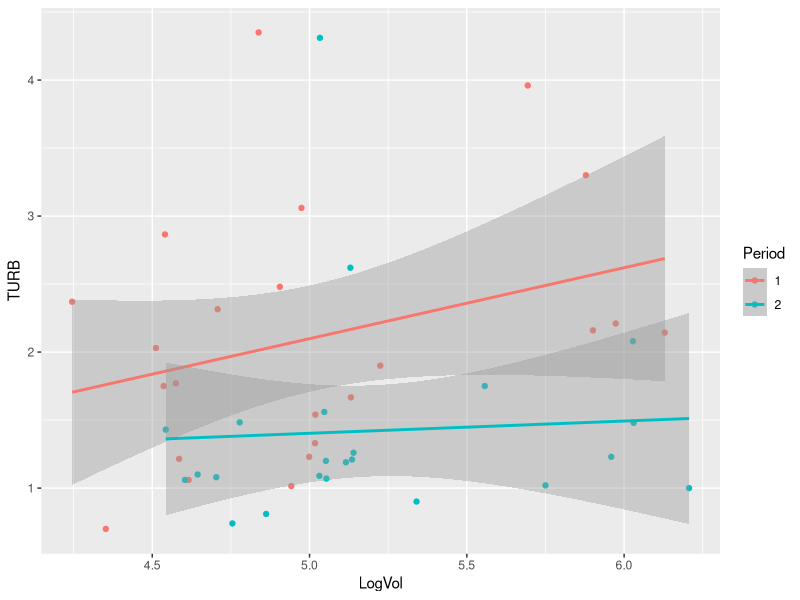
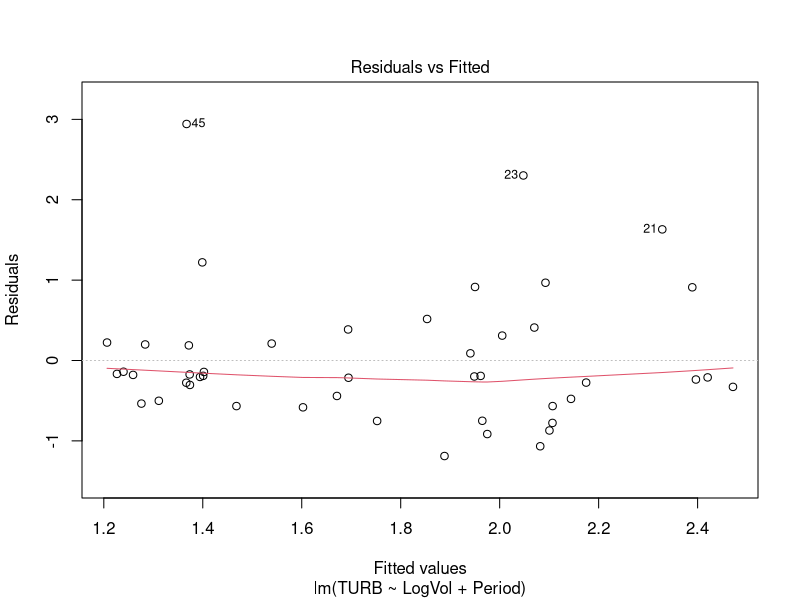
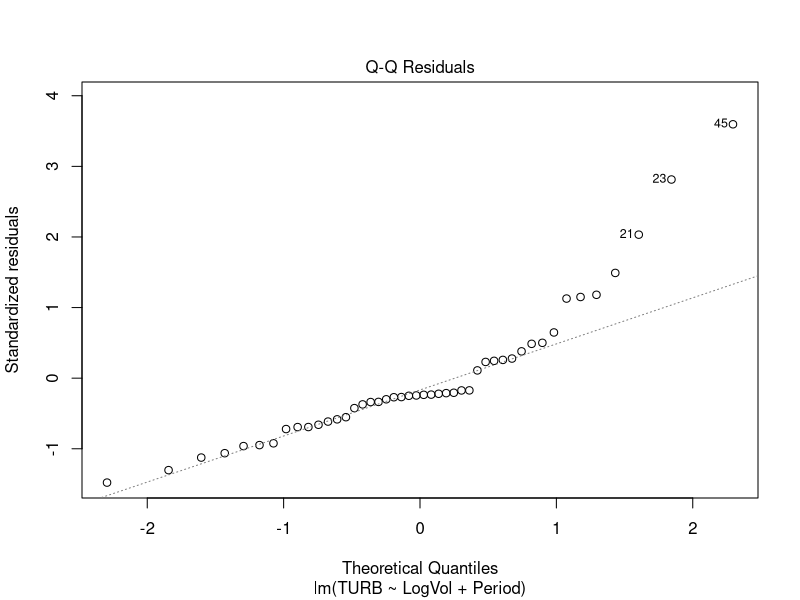
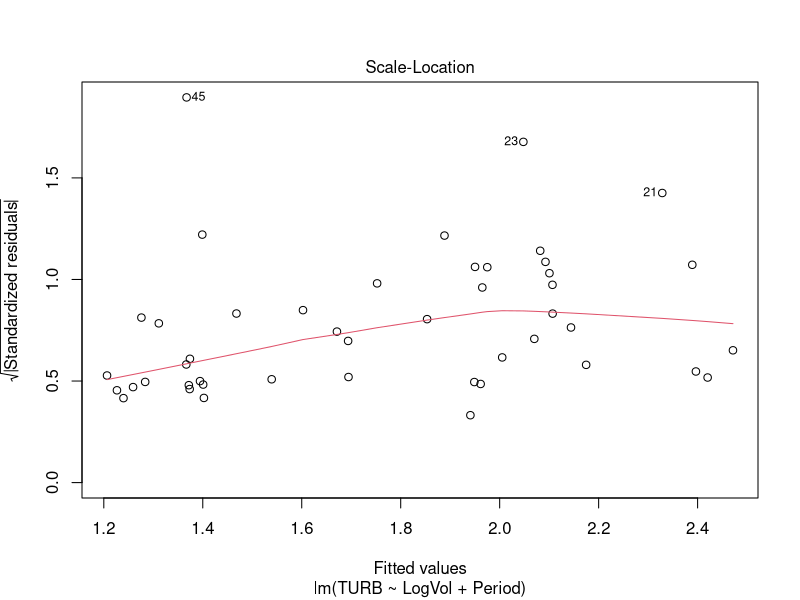
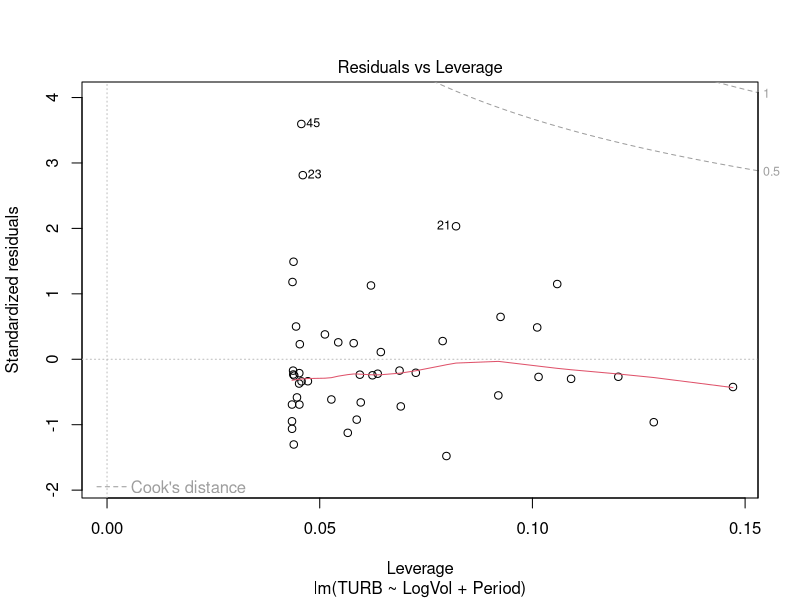
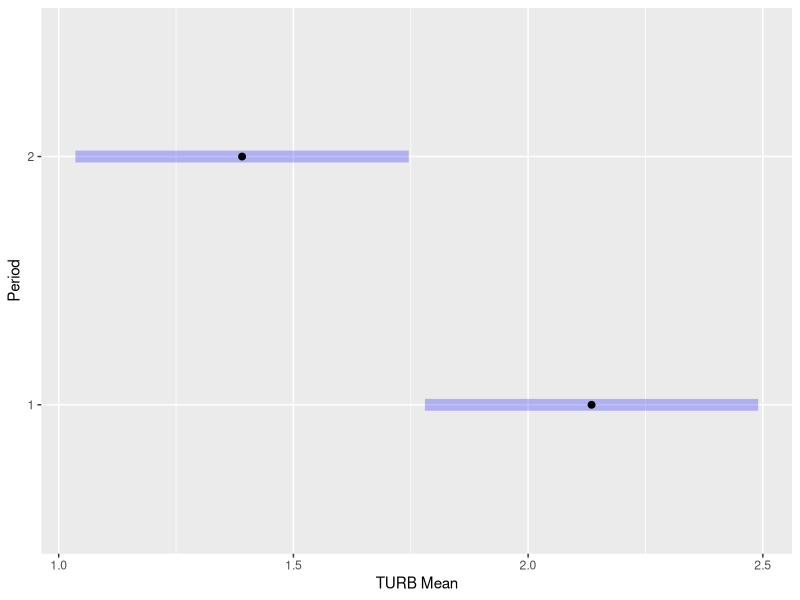
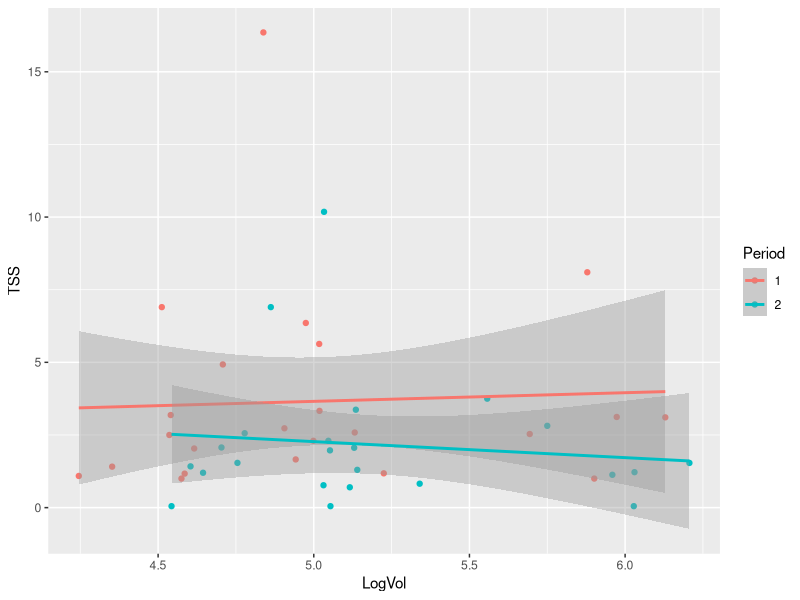
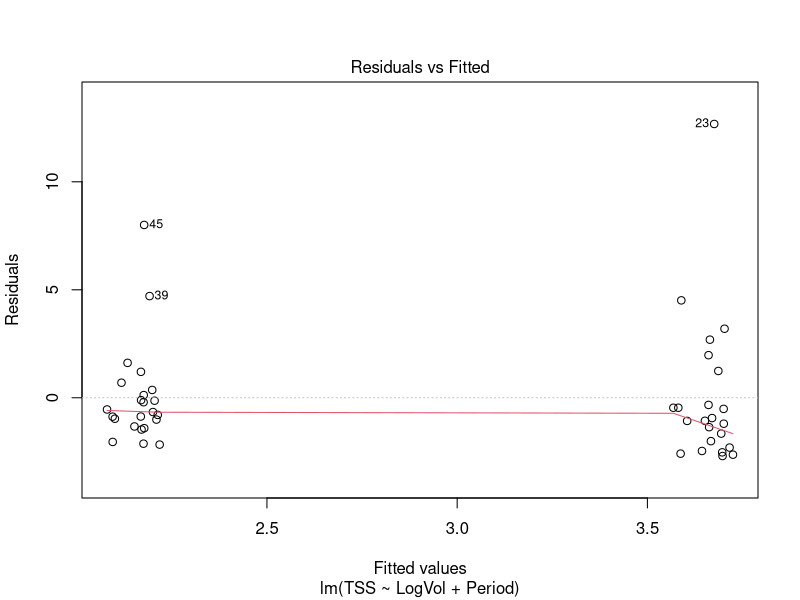

Recreate these plots in R, in order.
#load in packages
library(ggplot2)
library(tidyverse)
library(coin)
library(MASS)
library(here)
library(emmeans)
library(dbplyr)

#upload data sets
WQI_Vol_Per <- read.csv(here("WQI_Volume_Data_Grouped.csv"))
summary(WQI_Vol_Per)

Nutr_Per <- read.csv(here("Nutrient_Data_Grouped.csv"))
summary(Nutr_Per)

#join nutrient data with volume data
Nutr_Vol_Per <- inner_join(WQI_Vol_Per,Nutr_Per)

#log volume to be on an easier scale to read/compare
Nutr_Vol_Per$LogVol <- log10(Nutr_Vol_Per$Volume)

#check period class type
class(Nutr_Vol_Per$Period)
#change to factor
Nutr_Vol_Per$Period <- factor(Nutr_Vol_Per$Period)
#check again
class(Nutr_Vol_Per$Period)
levels(Nutr_Vol_Per$Period)

#create regression of turbidity (TURB) against volume and period
TurbVolMod <- lm(TURB ~ LogVol + Period, data = Nutr_Vol_Per)
summary(TurbVolMod)

qplot(data=Nutr_Vol_Per,x=LogVol,y=TURB, color=Period) + 
  geom_smooth(method="lm")
  
#diagnostics
plot(TurbVolMod)

#pairwise comparisons
TurbPerContrast <- emmeans(TurbVolMod, "Period")
pairs(TurbPerContrast)
plot(TurbPerContrast, xlab="TURB Mean")


#repeat with total suspended sediments (TSS)
TSSVolMod <- lm(TSS ~ LogVol + Period, data = Nutr_Vol_Per)
summary(TSSVolMod)

qplot(data=Nutr_Vol_Per,x=LogVol,y=TSS, color=Period) + 
  geom_smooth(method="lm")

#diagnostics
plot(TSSVolMod)

#pairwise comparisons
TSSPerContrast <- emmeans(TSSVolMod, "Period")
pairs(TSSPerContrast)
plot(TSSPerContrast, xlab="TSS Mean")
